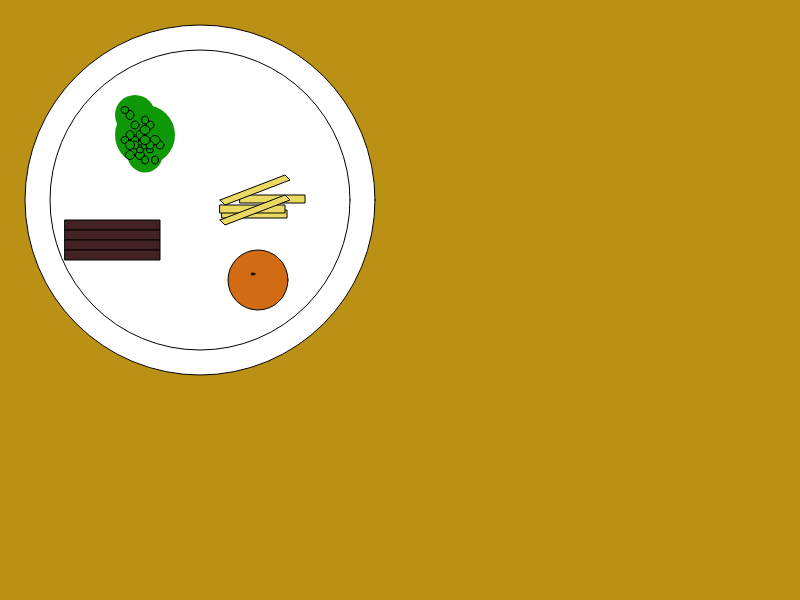
Frame 1 (no input)
Frame 60 (no input): identical to frame 1, image omitted
Frame 120 (the mouse pressed at the canvas centre since frame 60): identical to frame 1, image omitted

The p5.js sketch that drew this single still picture (run headless with seeded random() and noise() and a simulated clock; from frame 60 on, the mouse is pressed at the canvas centre):

// p5.js sketch
// ── sketch.js
function setup() {
  // put setup code here
  createCanvas(800,600);
}

function draw() {
  background(186, 145, 20); // wooden table
  fill(255,255,255);
  ellipse(200, 200, 350, 350); // plate
  ellipse(200, 200, 300, 300);

  // KitKat
  fill(66, 34, 34);
  rect(65, 220, 95, 10);
  rect(65, 230, 95, 10);
  rect(65, 240, 95, 10);
  rect(65, 250, 95, 10);

  // Orange
  fill(209, 108, 20);
  ellipse(258,280,60,60);
  fill(61, 30, 9);
  ellipse(253,274,4,2);

  // fries
  stroke(0, 0, 0);
  fill(235, 217, 97);
  rect(222,210,65,8);
  rect(220,205,65,8);
  rect(240,195,65,8);
  beginShape();
  vertex(220,220);
  vertex(225,225);
  vertex(290,200);
  vertex(285,195);
  vertex(220,220);
  endShape();
  beginShape();
  vertex(220,200);
  vertex(225,205);
  vertex(290,180);
  vertex(285,175);
  vertex(220,200);
  endShape();


  // peas
  fill(15, 153, 8);
  noStroke();
  ellipse(145,135,60,60);
  ellipse(135,115,40,40);
  ellipse(145,155,35,35);
  stroke(0, 0, 0);
  ellipse(150,150,7,6);
  ellipse(145,145,8,8);
  ellipse(140,135,8,9);
  ellipse(160,145,8,8);
  ellipse(155,140,10,9);
  ellipse(140,155,9,9);
  ellipse(135,140,8,7);
  ellipse(155,160,7,8);
  ellipse(140,150,7,6);
  ellipse(135,145,8,8);
  ellipse(130,135,8,9);
  ellipse(150,145,8,8);
  ellipse(145,140,10,9);
  ellipse(130,155,9,9);
  ellipse(125,140,8,7);
  ellipse(145,160,7,8);
  ellipse(135,125,8,8);
  ellipse(130,115,8,9);
  ellipse(150,125,8,8);
  ellipse(145,130,10,9);
  ellipse(130,145,9,9);
  ellipse(125,110,8,7);
  ellipse(145,120,7,8);
}
